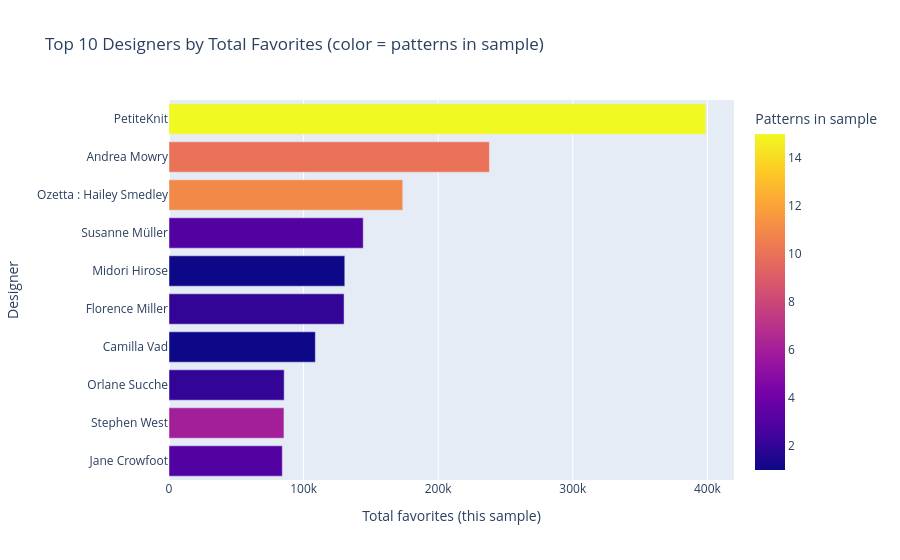
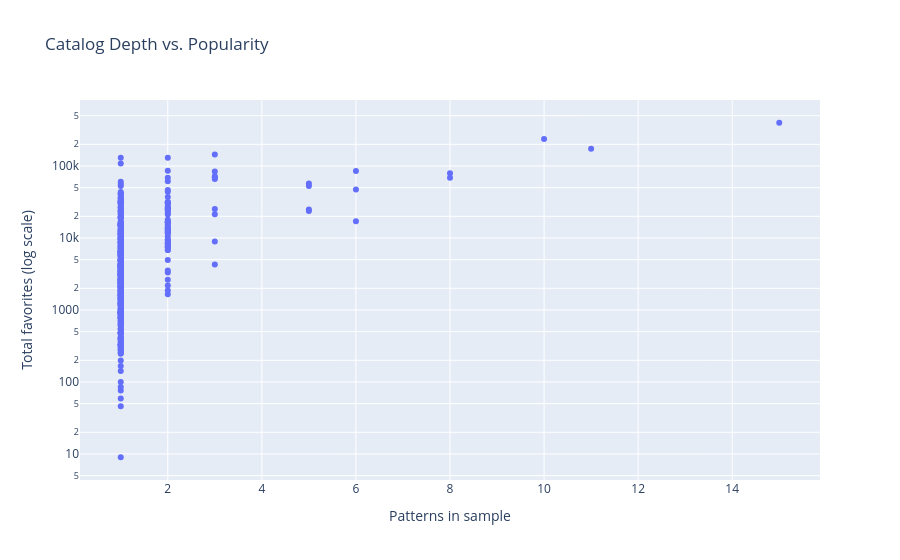

The cell these charts' notebook holds for them, in order:
### Markdown cell above
**Question 3:** *Which designers are the most popular, and do they get there with a deep catalog or a single breakout hit?*

*Note: this question originally asked about designer experience (years since first Ravelry publish), but I dropped that angle — the experience value was derived from the earliest `published_date` among only the patterns in my sample, so it understates real tenure too much to be trustworthy.*

### Code cell
# Your analysis for Question 3
# Popularity = total favorites across the designer's patterns in this sample.
# (designer_years_experience is excluded: it was derived from only the patterns
# in this sample, so it's too unreliable to analyze.)

# One row per designer: dedupe patterns first, then keep each designer once
pattern_df = df.drop_duplicates(subset="pattern_id")
designers = (
    pattern_df.dropna(subset=["designer_id"])
              .drop_duplicates(subset="designer_id")
              [["designer_name", "designer_pattern_count",
                "designer_total_projects", "designer_total_favorites"]]
)
print(f"Unique designers in the sample: {len(designers)}")

# Top 10 most popular designers by total favorites
top10 = designers.nlargest(10, "designer_total_favorites").reset_index(drop=True)
print(top10)

fig = px.bar(
    top10.sort_values("designer_total_favorites"),
    x="designer_total_favorites",
    y="designer_name",
    orientation="h",
    color="designer_pattern_count",
    title="Top 10 Designers by Total Favorites (color = patterns in sample)",
    labels={"designer_total_favorites": "Total favorites (this sample)",
            "designer_name": "Designer",
            "designer_pattern_count": "Patterns in sample"},
)
fig.show()

# Catalog depth vs. popularity: do top designers need many patterns, or one hit?
fig = px.scatter(
    designers[designers["designer_total_favorites"] > 0],
    x="designer_pattern_count",
    y="designer_total_favorites",
    hover_name="designer_name",
    log_y=True,
    title="Catalog Depth vs. Popularity",
    labels={"designer_pattern_count": "Patterns in sample",
            "designer_total_favorites": "Total favorites (log scale)"},
)
fig.show()

print("Median patterns per designer, all designers:",
      designers["designer_pattern_count"].median())
print("Median patterns per designer, top 10:",
      top10["designer_pattern_count"].median())

### Figure 1 — Plotly figure (JSON) as saved in the notebook; plotly's stock layout.template omitted (floating-point values rounded to 4 significant figures)
{"data": [{"hovertemplate": "Total favorites (this sample)=%{x}<br>Designer=%{y}<br>Patterns in sample=%{marker.color}<extra></extra>", "legendgroup": "", "marker": {"color": [3.0, 6.0, 2.0, 1.0, 2.0, 1.0, 3.0, 11.0, 10.0, 15.0], "coloraxis": "coloraxis", "pattern": {"shape": ""}}, "name": "", "orientation": "h", "showlegend": false, "textposition": "auto", "type": "bar", "x": [84190.0, 85410.0, 85560.0, 108700.0, 130100.0, 130600.0, 144300.0, 173700.0, 238000.0, 398800.0], "xaxis": "x", "y": ["Jane Crowfoot", "Stephen West", "Orlane Sucche", "Camilla Vad", "Florence Miller", "Midori Hirose", "Susanne Müller", "Ozetta : Hailey Smedley", "Andrea Mowry", "PetiteKnit"], "yaxis": "y"}], "layout": {"barmode": "relative", "coloraxis": {"colorbar": {"title": {"text": "Patterns in sample"}}, "colorscale": [[0, "#0d0887"], [0.1111, "#46039f"], [0.2222, "#7201a8"], [0.3333, "#9c179e"], [0.4444, "#bd3786"], [0.5556, "#d8576b"], [0.6667, "#ed7953"], [0.7778, "#fb9f3a"], [0.8889, "#fdca26"], [1, "#f0f921"]]}, "legend": {"tracegroupgap": 0}, "title": {"text": "Top 10 Designers by Total Favorites (color = patterns in sample)"}, "xaxis": {"anchor": "y", "domain": [0, 1], "title": {"text": "Total favorites (this sample)"}}, "yaxis": {"anchor": "x", "domain": [0, 1], "title": {"text": "Designer"}}}}

### Figure 2 — Plotly figure (JSON) as saved in the notebook; plotly's stock layout.template omitted (floating-point values rounded to 4 significant figures; data arrays with more than 128 entries replaced by an {"elided": "..."} marker saying what was removed)
{"data": [{"hovertemplate": "<b>%{hovertext}</b><br><br>Patterns in sample=%{x}<br>Total favorites (log scale)=%{y}<extra></extra>", "hovertext": {"elided": "459 str values"}, "legendgroup": "", "marker": {"color": "#636efa", "symbol": "circle"}, "mode": "markers", "name": "", "orientation": "v", "showlegend": false, "type": "scatter", "x": {"elided": "459 float values"}, "xaxis": "x", "y": {"elided": "459 float values"}, "yaxis": "y"}], "layout": {"legend": {"tracegroupgap": 0}, "title": {"text": "Catalog Depth vs. Popularity"}, "xaxis": {"anchor": "y", "domain": [0, 1], "title": {"text": "Patterns in sample"}}, "yaxis": {"anchor": "x", "domain": [0, 1], "title": {"text": "Total favorites (log scale)"}, "type": "log"}}}
